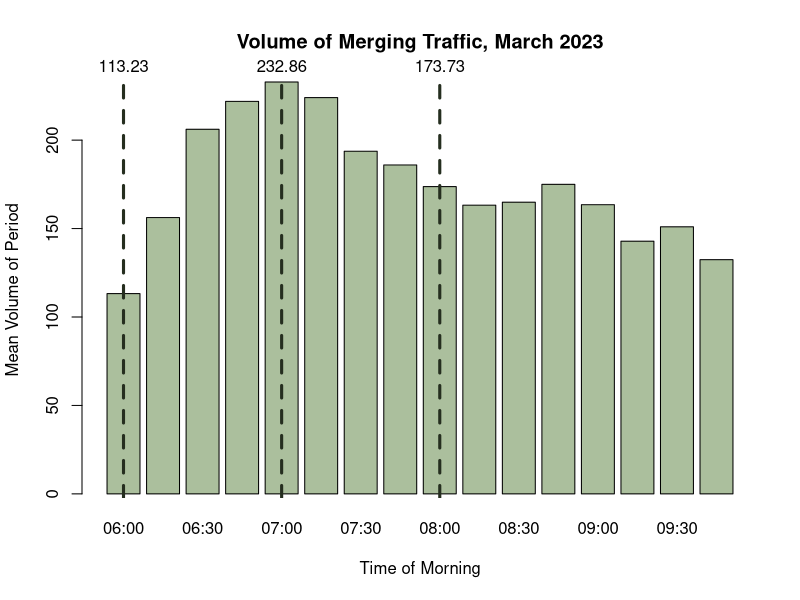
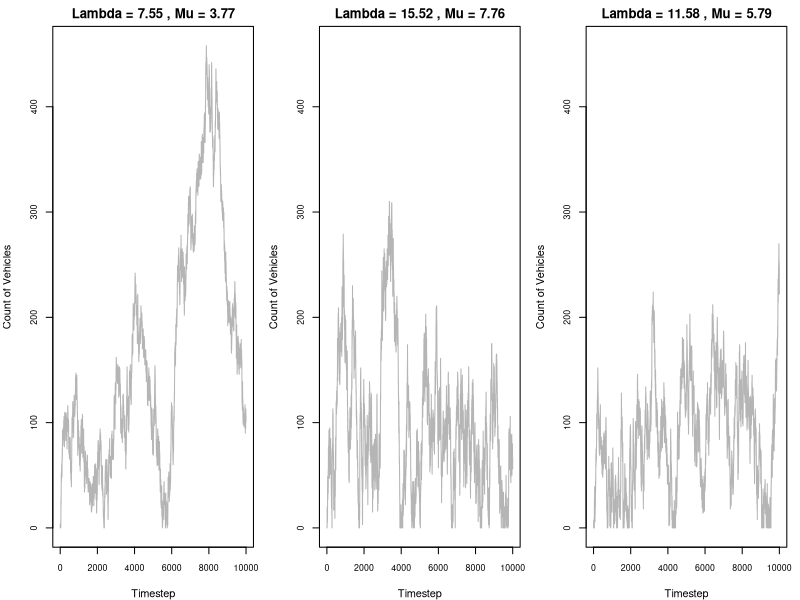
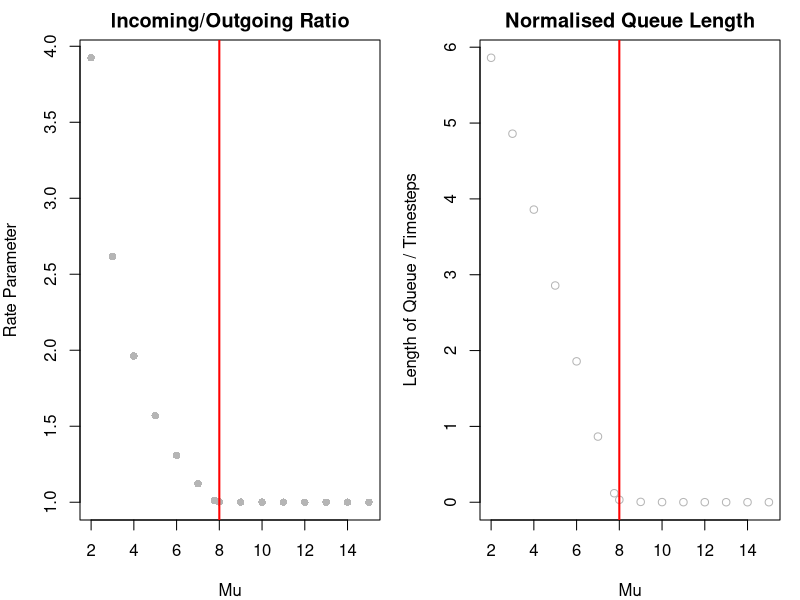
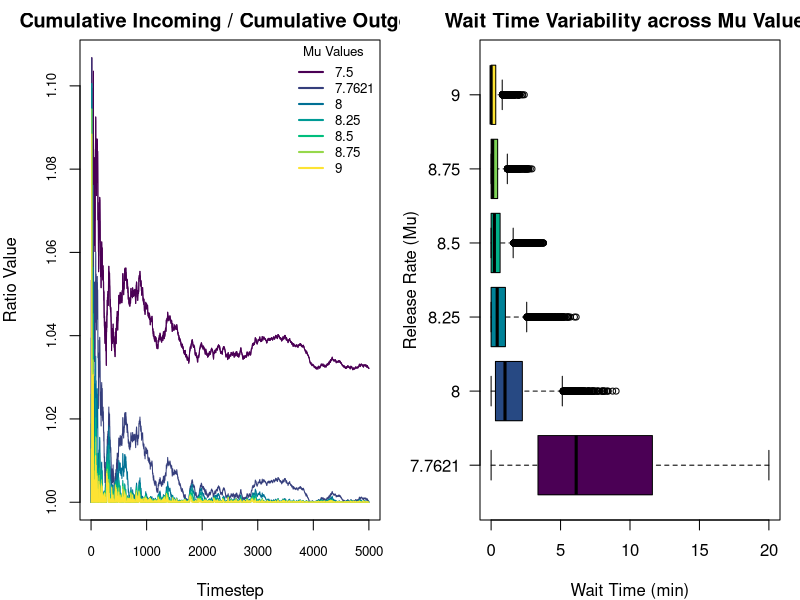
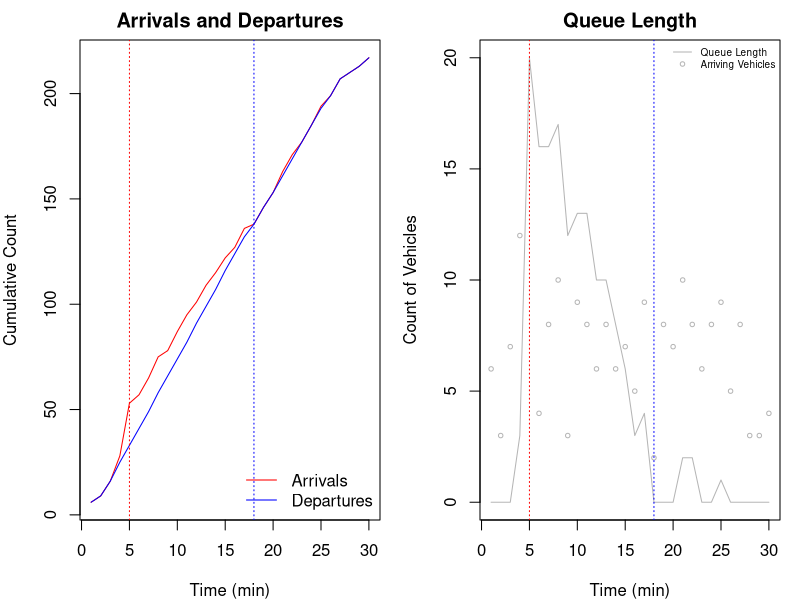
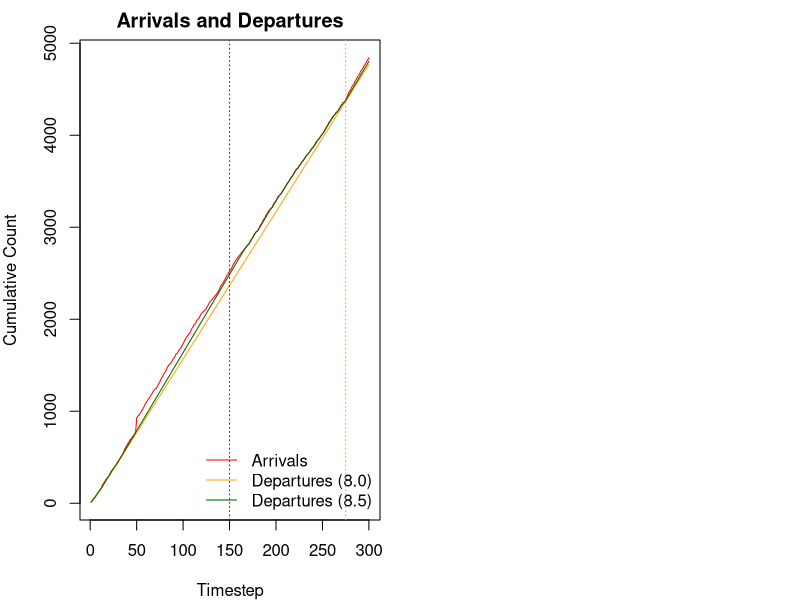
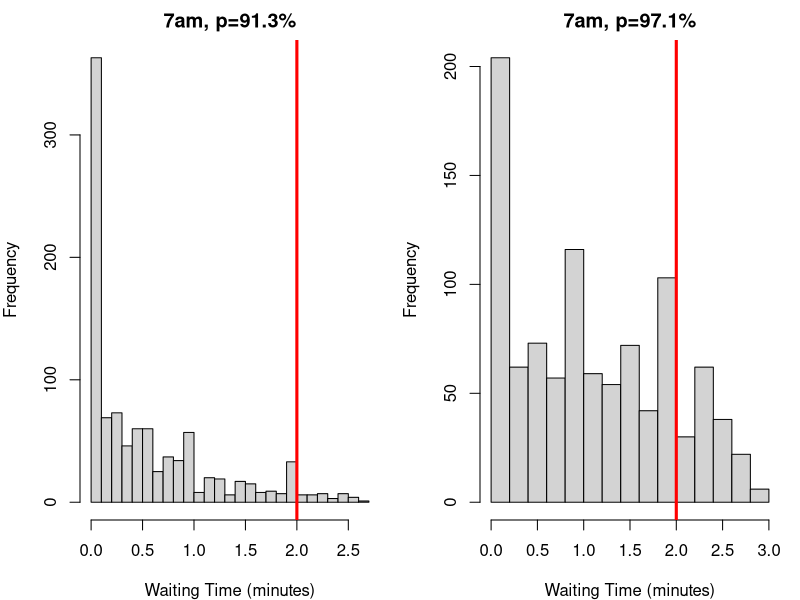

Write R code to recreate these figures, in order.
## ---- chunk 1
#| include: false

# Keep these commented as the full files were too large to upload to Github
# Importing datasets
# raw23 <- read.csv("2023-03.csv")
# raw25 <- read.csv("2025-03.csv")

# Filtering for on-ramp segment
# ramp25 <- raw25[raw25$MLinkID == 5725, ]
# ramp23 <- raw23[raw23$MLinkID == 5725, ]

# Filtering for the freeway segment directly following the on-ramp
# fwy25 <- raw25[raw25$MLinkID == 183, ]
# fwy23 <- raw23[raw23$MLinkID == 183, ]

# Simplified import commands
ramp25 <- read.csv("ramp25.csv")
ramp23 <- read.csv("ramp23.csv")

fwy25 <- read.csv("fwy25.csv")
fwy23 <- read.csv("fwy23.csv")

lch25 <- read.csv("lch25.csv")
lch23 <- read.csv("lch23.csv")

# if you want everything to use the new leach highway variables, reassign them to ramp25/ramp23 because every function uses thse ones
## ---- chunk 2
#| include: false

library(lubridate)

# Converting datetime strings to date objects
ramp23$Date.Time.AWST <- ymd_hm(ramp23$Date.Time.AWST)

# Adding day of the week column (1=sunday, 7=saturday)
ramp23$Weekday <- wday(ramp23$Date.Time.AWST)

# Adding hour of the day column
ramp23$Hour <- hour(ramp23$Date.Time.AWST)

# Adding 15-min segment identifier of column
ramp23$Period <- format(ramp23$Date.Time.AWST, "%H:%M")

# Removing weekends
ramp23.wk <- ramp23[ramp23$Weekday %in% c(2, 3, 4, 5, 6), ]

# Filtering for only the morning peak (6am-10am)
ramp23.pk.wk <- ramp23.wk[6 <= ramp23.wk$Hour & ramp23.wk$Hour < 10, ]

# Removing public holidays (March 6 is the onyl date - Labour Day)
ramp23.pk.wk <- ramp23.pk.wk[date(ramp23.pk.wk$Date.Time.AWST) != "2023-03-06", ]
## ---- chunk 3
head(ramp23[, c(-6, -7, -8, -9, -10)])
## ---- chunk 4
#| include: false

smeans <- aggregate(Volume ~ Period, 
                           data = ramp23.pk.wk, 
                           FUN = mean)

# getting max volume
smax <- max(smeans$Volume)
maxindex <- which(smeans$Volume == smax)

# getting mean volume
smean <- mean(smeans$Volume)

# getting min volume
smin <- min(smeans$Volume)
minindex <- which(smeans$Volume == smin)
## ---- chunk 5
#| echo: false

bp <- barplot(smeans$Volume, names.arg = smeans$Period, col="#abbf9d", xlab = "Time of Morning", ylab = "Mean Volume of Period", main="Volume of Merging Traffic, March 2023")

abline(v = bp[1], col = "#252e1f", lwd = 3, lty = 2)
text(x = bp[1], y = smax, labels = round(smeans$Volume[1], 2), pos = 3, xpd = TRUE)

abline(v = bp[5], col = "#252e1f", lwd = 3, lty = 2)
text(x = bp[5], y = smax, labels = round(smeans$Volume[5], 2), pos = 3, xpd = TRUE)

abline(v = bp[9], col = "#252e1f", lwd = 3, lty = 2)
text(x = bp[9], y = smax, labels = round(smeans$Volume[9], 2), pos = 3, xpd = TRUE)
## ---- chunk 6
#| echo: false
smu6  <- mean(ramp23.pk.wk[ramp23.pk.wk$Period == "06:00", 4])
svar6 <- var(ramp23.pk.wk[ramp23.pk.wk$Period == "06:00", 4])

data.frame (
  Mean = smu6,
  Variance = svar6,
  row.names = c("6am (min)")
)
## ---- chunk 7
#| include: false
ssize6 <- (smu6^2) / (svar6 - smu6)
## ---- chunk 8
sim1 <- rnbinom(10000, size = ssize6, mu = smu6)
sim2 <- rpois(10000, lambda = smu6)
data.frame (
  Mean = c(smu6, mean(sim1), mean(sim2)),
  Variance = c(svar6, var(sim1), mean(sim2)),
  row.names = c("Dataset", "NBinom Sim", "Poisson Sim  ")
)
## ---- chunk 9
#| echo: false
data.frame(
  Mean = smu6 / 15,
  Variance = svar6 / 15^2,
  Size = ((smu6/15)^2) / ((svar6/(15^2)) - smu6/15),
  row.names = c("Vehicles/min")
  )
## ---- chunk 10
#| echo: false

data.frame(
  Mean = c(smu6, smu6/15, smu6/15),
  Size = c(ssize6, ((smu6/15)^2) / ((svar6/(15^2)) - smu6/15), ssize6/15),
  row.names = c("Vehicles/15min", "Vehicles/min (Method 1)", "Vehicles/min (Method 2)")
)
## ---- chunk 11
#| include: false

# 6am models
# leave as the same

# 7am models
smu7  <- mean(ramp23.pk.wk[ramp23.pk.wk$Period == "07:00", 4])
svar7 <- var(ramp23.pk.wk[ramp23.pk.wk$Period == "07:00", 4])
ssize7 <- ((smu7^2) / (svar7 - smu7))

# 8am models
smu8  <- mean(ramp23.pk.wk[ramp23.pk.wk$Period == "08:00", 4])
svar8 <- var(ramp23.pk.wk[ramp23.pk.wk$Period == "08:00", 4])
ssize8 <- ((smu8^2) / (svar8 - smu8))

# update to vehicles / 15 minute
# we no longer use variance! DO NOT TOUCHHHH VARIANCE
smu6 <- smu6 / 15
ssize6 <- ssize6 / 15

smu7 <- smu7 / 15
ssize7 <- ssize7 / 15

smu8 <- smu8 / 15
ssize8 <- ssize8 / 15
## ---- chunk 12
#| echo: false

data.frame(
  Mean = c(smu6, smu7, smu8),
  Size = c(ssize6, ssize7, ssize8),
  row.names = c("6am (min)", "7am (max)", "8am (mean)")
)
## ---- chunk 13
onRampSimulation <- function(steps, alambda, asize, rmu, c) {
  set.seed(1234)
  
  queue <- c() # storage for vehicles currently in queue
  incoming <- numeric(steps) # track count of vehicles arrived
  outgoing <- numeric(steps) # track count of vehicles released
  
  wlength <- numeric(steps) # track length of queue in each timestep
  wtimesavg <- numeric(steps) # track AVERAGE waiting times of vehicles released in a timestep
  wtimesall <- c() # track INDIVIDUAL waiting times of vehicles released in a timestep
  
  # need to incorporate a carry because vehicles are individisble.
  # if the release rate is fractional,
  # we can 'pass' off the next vehicle to the following timestep
  carry <- 0

  for (i in 1:steps) {
    # calculate arrivals
    arate <- rnbinom(1, size=asize, mu=alambda)
    
    queue <- c(queue, rep(i, arate))
    incoming[i] <- arate
    
    # calculate departures
    fracrrate <- rmu * c + carry
    rrate <- floor(fracrrate)
    carry <- fracrrate - rrate
    
    released <- min(length(queue), rrate)
  
    outgoing[i] <- released
    
    # release cars and track wait times
    if (released > 0) {
      rtimes <- i - queue[1:released]
      wtimesavg[i] <- mean(rtimes)
      wtimesall <- c(wtimesall, rtimes)
      queue <- queue[-(1:released)]
    } else {
      wtimesavg[i] <- 0 
    }
    
    wlength[i] <- length(queue)
  }
  
  return(list(
    incoming = incoming,
    outgoing = outgoing,
    wtimesavg = wtimesavg,
    wtimesall = wtimesall,
    wlength = wlength)
    )
}
## ---- chunk 14
#| include: false

# easy method to run mutliple simulations
runMultiSims <- function(steps, alambdas, asizes, rmus, c){
  if (length(rmus) != length(alambdas) || length(alambdas) != length(asizes))
    stop("Must have an equal count for each parameter.")
  
  sims <- list()

  for (i in seq_along(rmus)) {
    sims[[i]] <- onRampSimulation(
      steps = steps, 
      alambda = alambdas[i],
      asize = asizes[i],
      rmu = rmus[i], 
      c = c
    )
  }
  
  maxlength <- 0
  for (sim in sims) {
    maxlength <- max(sim$wlength, maxlength)
  }
  
  data <- list(
    sims = sims,
    maxlength = maxlength
  )
  
  return(data)
}
## ---- chunk 15
#| echo: false

c <- 2

rmu6 <- smu6/c
rmu7 <- smu7/c
rmu8 <- smu8/c

data.frame(
  Best = c(smu6, rmu6),
  Worst = c(smu7, rmu7),
  Average = c(smu8, rmu8),
  row.names = c("Mean Arrival Rate", "Departure Rate")
)
## ---- chunk 16
#| echo: false
alambdas <- c(smu6, smu7, smu8)
asizes <- c(ssize6, ssize7, ssize8)
rmus <- c(rmu6, rmu7, rmu8)

sims <- runMultiSims(10000, alambdas, asizes, rmus, 2)
maxqueue <- sims$maxlength
sims <- sims$sims # can just rassign

par(mfrow=c(1, length(rmus)), mar=c(4, 4, 2, 1))

for (i in seq_along(rmus)) {
  plot(
    sims[[i]]$wlength,
    type = "l",
    xlab = "Timestep",
    ylab = "Count of Vehicles",
    ylim = c(0, maxqueue),
    cex.axis = 0.8,
    col = "#b5b5b5",
    main = paste("Lambda =", round(alambdas[i], 2), ", Mu =", round(rmus[i], 2))
  )
}

paste("Maximum length:", maxqueue)

## ---- chunk 17
#| echo: false

steps <- 1000
rmus <- seq(2, 15)
rmus <- c(rmus, rmu7)
count <- length(rmus)
c <- 2

sims <- runMultiSims(steps, rep(smu7, count), rep(ssize7, count), rmus, c)
# inoutrate <- sapply(sims$sims, function(x) mean(x$incoming/x$outgoing))
inoutrate <- sapply(sims$sims, function(x) sum(x$incoming)/sum(x$outgoing))
meanlength <- sapply(sims$sims, function(x) mean(x$wlength)/steps) # /steps to normalise

par(mfrow=c(1, 2))
plot(rmus, inoutrate, main="Incoming/Outgoing Ratio", ylab="Rate Parameter", xlab="Mu", pch=16, col="#b5b5b5")
abline(v=8, col="red", lwd = 2)
plot(rmus, meanlength, col="#b5b5b5", main="Normalised Queue Length", ylab="Length of Queue / Timesteps", xlab="Mu")
abline(v=8, col="red", lwd = 2)

paste("Recall that the incoming rate is", round(smu7, 2), "with a critical Mu of", round(rmu7, 2))
## ---- chunk 18
slope <- lm(meanlength[rmus < 8] ~ rmus[rmus < 8], )
summary(slope)
## ---- chunk 19
#| echo: false

steps <- 5000
rmus <- c(7.5, round(rmu7, 4), seq(8, 9, 0.25))
count <- length(rmus)
c <- 2

# can delete shite above
cols <- hcl.colors(length(rmus), "Viridis")

sims <- runMultiSims(steps, rep(smu7, count), rep(ssize7, count), rmus, c)$sims

plot(
    cumsum(sims[[1]]$incoming) / cumsum(sims[[1]]$outgoing),
    type = "l",
    xlab = "Timestep",
    ylab = "Ratio Value",
    cex.axis = 0.8,
    col = cols[1],
    main = "Cumulative Incoming / Cumulative Outgoing"
  )

# need to replot 1 so it shows ontop
for (i in seq_along(rmus)) {
  lines(
    cumsum(sims[[i]]$incoming) / cumsum(sims[[i]]$outgoing),
    col=cols[i]
    )
}

legend("topright", legend = rmus, col = cols, lty = 1, lwd = 2, title = "Mu Values", bty = "n", cex = 0.8)
## ---- chunk 20
#| echo: false

# use sims from above

rmus <- rmus[-1]
sims <- sims[-1]

plotlist <- lapply(sims, function(x) x$wtimesavg)
names(plotlist) <- rmus

boxplot(plotlist, 
        horizontal=TRUE, 
        las=1,
        col=hcl.colors(length(rmus), "Viridis"),
        xlab="Wait Time (min)", 
        ylab="Release Rate (Mu)",
        main="Wait Time Variability across Mu Values",
        outline=TRUE,
        cex=0.8
        )
## ---- chunk 21
summary(plotlist$"8")
## ---- chunk 22
lower <- smu7 / (c * 8.5)
upper <- smu7 / (c * 8.0)
paste("Utilisation rates")
c(lower, upper)
## ---- chunk 23
summary(plotlist$"8.5") # 91.3% utilisation
summary(plotlist$"8") #97.0% utilisation
## ---- chunk 24
#| include: false

# FOR THE SIMULATION BELOW
# alambda refers to TOTAL arrival rate /min
# asize refers to dispersion parameter
# rmu refers to PER LANE departure rate /min

# CHANGES
# defaults to 2 lanes
# threshold : the length of queue (count) before a 3rd temp lane is opened
# injection: a vector c(count of vehicles to inject, timestep of injection)
# shift: a vector c(new alambda, new asize, timestep to switch to new model)

onRampTransientSimulation <- function(steps, alambda, asize, rmu, 
                                      injection = c(0, 0), 
                                      shift = c(0, 0, 0), 
                                      threshold = Inf) {
  set.seed(1234)
  
  queue <- c() # storage for vehicles currently in queue
  incoming <- numeric(steps) # track count of vehicles arrived
  outgoing <- numeric(steps) # track count of vehicles released
  
  wlength <- numeric(steps) # track length of queue in each timestep
  wtimesavg <- numeric(steps) # track AVERAGE waiting times of vehicles released in a timestep
  wtimesall <- c() # track INDIVIDUAL waiting times of vehicles released in a timestep
  
  carry <- 0

  for (i in 1:steps) {
    # control temporary lane
    c <- 2 # defaults to 2 lanes if below threshold
    if ((i != 1) && (wlength[i-1] > threshold)) {
      c <- 3
    }
    
    # control model shift
    if(i == shift[3]) {
      alambda <- shift[1]
      asize <- shift[2]
    }
    
    # calculate arrivals
    arate <- rnbinom(1, size=asize, mu=alambda)
    # control vehicle injection
    if(i == injection[2]) {
      arate <- arate + injection[1]
    }
    queue <- c(queue, rep(i, arate))
    incoming[i] <- arate

    # calculate departures
    # rrate <- sum(rpois(c, lambda=rmu)) # poisson = bad
    fracrrate <- rmu * c + carry
    rrate <- floor(fracrrate)
    carry <- fracrrate - rrate
    
    released <- min(length(queue), rrate)
    
    
    outgoing[i] <- released
    
    # release cars and track wait times
    if (released > 0) {
      rtimes <- i - queue[1:released]
      wtimesavg[i] <- mean(rtimes)
      wtimesall <- c(wtimesall, rtimes)
      queue <- queue[-(1:released)]
    } else {
      wtimesavg[i] <- 0 
    }
    
    wlength[i] <- length(queue)
  }
  
  return(list(
    incoming = incoming,
    outgoing = outgoing,
    wtimesavg = wtimesavg,
    wtimesall = wtimesall,
    wlength = wlength)
    )
}
## ---- chunk 25
sim <- onRampTransientSimulation(30, smu6, ssize6, rmu6/0.913,
                          injection = c(20, 5))
## ---- chunk 26
#| echo: false

par(mfrow = c(1, 2))
plot(cumsum(sim$incoming), type="l", lty=1, col="red", xlab="Time (min)", ylab="Cumulative Count", main="Arrivals and Departures")
lines(cumsum(sim$outgoing), type="l", col="blue")
legend("bottomright", legend=c("Arrivals", "Departures"), col=c("red", "blue"), lty=1, bty="n")
abline(v=5, col="red", lty=3)
abline(v=18, col="blue", lty=3)

plot(sim$wlength, type="l", main="Queue Length", xlab="Time (min)", ylab="Count of Vehicles", col="#b5b5b5")
points(sim$incoming, cex = 0.6, col="#b5b5b5")
legend("topright", legend=c("Queue Length", "Arriving Vehicles"), col="#b5b5b5", lty=c(1, 0), pch=c(NA, 1), bty="n", cex=0.6)
abline(v=5, col="red", lty=3)
abline(v=18, col="blue", lty=3)
## ---- chunk 27
summary(sim$wtimesavg)
## ---- chunk 28
set.seed(1234)
slug <- sum(rnbinom(10, size=ssize7, mu=smu7)) # 10 minutes, 7am parameters
slug
## ---- chunk 29
#| echo: false

sim1 <- onRampTransientSimulation(300, smu7, ssize7, 8, # 97.1% utilisation
                          injection = c(slug, 50), # _ vehicles, timestep 50
)
sim2 <- onRampTransientSimulation(300, smu7, ssize7, 8.5, #91.3$ utilisation
                          injection = c(slug, 50), # _ vehicles, timestep 50
)

plot(cumsum(sim1$incoming), type="l", lty=1, col="red", xlab="Timestep", ylab="Cumulative Count", main="Arrivals and Departures")
lines(cumsum(sim1$outgoing), type="l", col="orange")
lines(cumsum(sim2$outgoing), type="l", col="darkgreen")

legend("bottomright", legend=c("Arrivals", "Departures (8.0)", "Departures (8.5)"), col=c("red", "orange", "darkgreen"), lty=1, bty="n")
abline(v=150, col="darkgreen", lty=3)
abline(v=275, col="orange", lty=3)
## ---- chunk 30
summary(sim2$wtimesavg) # 91.3% utilisation
summary(sim1$wtimesavg) # 97.1% utiisation
## ---- chunk 31
threshold <- 67 * 0.7 # open temp lane at 70% capacity

par(mfrow = c(1, 2))
# testing 91.3% utilisation
sim88 <- onRampTransientSimulation(1000, smu7, ssize7, rmu7 / 0.913,
                                   threshold = threshold)
hist(sim88$wtimesavg, main = "7am, p=91.3%", xlab="Waiting Time (minutes)", breaks = 20)
abline(v = 2, lwd = 3, col="red")

# testing 97.1% utilisation
sim94 <- onRampTransientSimulation(1000, smu7, ssize7, rmu7 / 0.971,
                                   threshold = threshold)
hist(sim94$wtimesavg, main = "7am, p=97.1%", xlab="Waiting Time (minutes)", breaks = 20)
abline(v = 2, lwd = 3, col="red")

# Confirming spillback has not occured (<67)
max(sim88$wlength)
max(sim94$wlength)
## ---- chunk 32
#| include: false

# using 91.3% utilisation rate
prop.test(x = sum(sim88$wtimesavg > 2), 
          n = length(sim88$wtimesavg), 
          p = 0.1, 
          alternative = "greater", 
          conf.level = 0.95)

# using 97.1% utilisation rate
prop.test(x = sum(sim94$wtimesavg > 2), 
          n = length(sim94$wtimesavg), 
          p = 0.1, 
          alternative = "greater", 
          conf.level = 0.95)
## ---- chunk 33
#| echo: false

data.frame(
  P_Value = c("1.00", "6.763e-10"),
  Proportion = c("0.034", "0.158"),
  row.names = c("91.3% Utilisation", "97.1% Utilisation")
)
## ---- chunk 34
summary(sim94$wtimesavg)
mean(sim94$wtimesavg < 2)
